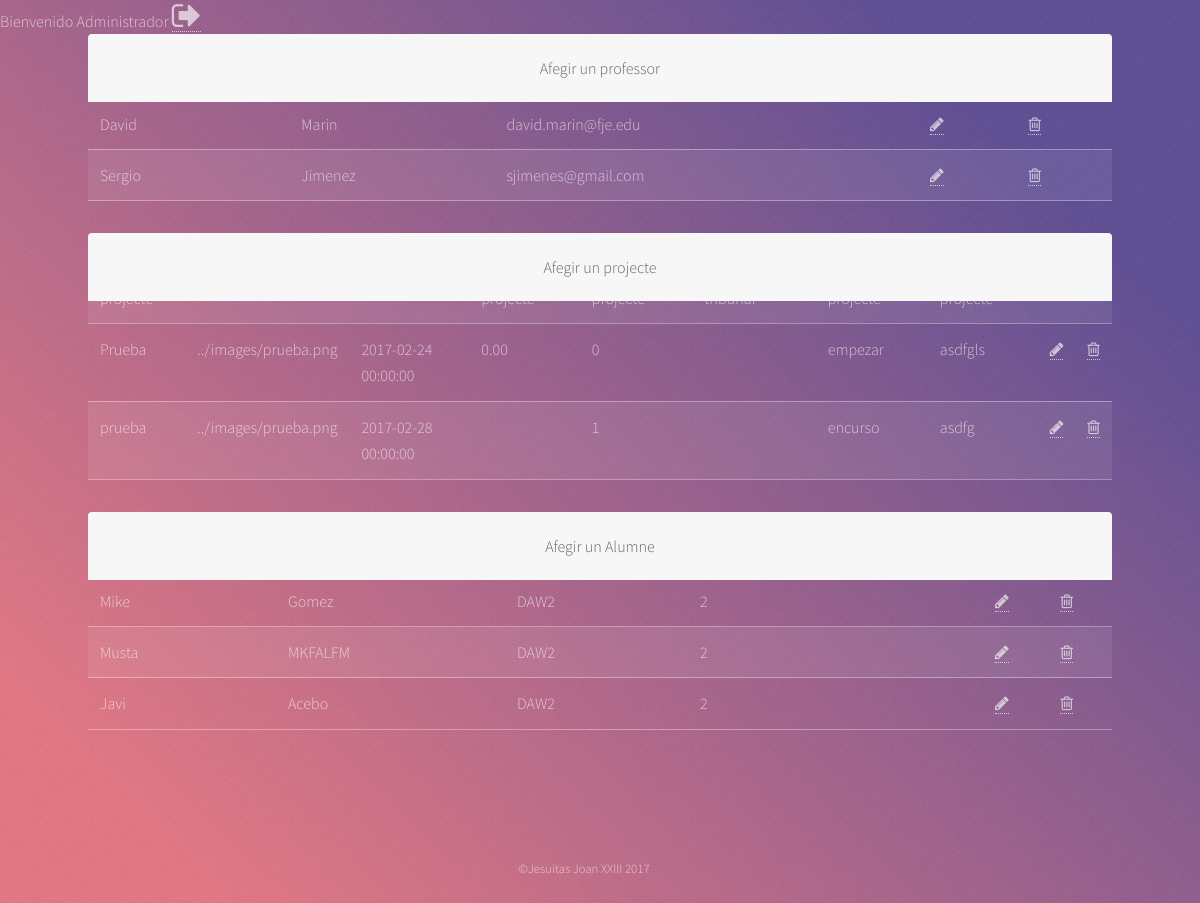
Screenshot of /php/principal_admin.php (signed in) with the database file from the repository.
### tables this page shows
CREATE TABLE `tbl_profesor` (
  `profesor_id` int(11) NOT NULL,
  `profesor_nombre` varchar(15) NOT NULL,
  `profesor_apellido` varchar(30) NOT NULL,
  `profesor_correo` varchar(50) NOT NULL
);

CREATE TABLE `tbl_proyecto` (
  `proyecto_id` int(11) NOT NULL,
  `proyecto_nombre` varchar(50) NOT NULL,
  `proyecto_imagen` varchar(50) NOT NULL,
  `proyecto_fecha` datetime NOT NULL,
  `proyecto_nota` decimal(4,2) DEFAULT NULL,
  `proyecto_tutor` int(11) NOT NULL,
  `proyecto_comentarioTribunal` int(11) DEFAULT NULL,
  `proyecto_estado` enum('empezar','encurso','finalizado') NOT NULL,
  `proyecto_codigo` varchar(30) NOT NULL
);

CREATE TABLE `tbl_alumno` (
  `alumno_id` int(11) NOT NULL,
  `alumno_nombre` varchar(15) NOT NULL,
  `alumno_apellido` varchar(30) NOT NULL,
  `alumno_curso` varchar(15) NOT NULL,
  `alumno_proyectoid` int(11) NOT NULL
);

### php/principal_admin.php (the view, shortened to what this page needs)
<?php
if(isset($_SESSION['admin'])){
	echo "<a href='cerrar_sesion.proc.php'><i class='fa fa-sign-out fa-2x' aria-hidden='true' title='Logout'></i></a><br/>";
} else {
	header("Location: ../index.html");
}
?>
<!DOCTYPE HTML>
<html>
	<head>
		<link rel="stylesheet" href="../assets/css/main3.css" />
	</head>
	<body>
			<div id="wrapper">
					<nav id="nav">
						<ul>
							<li><a href="afegir_profesor.php">Afegir un professor</a></li>
						</ul>
					</nav>
	<table border="2">
		<thead>
		<tr>
			<th colspan="4"></th>
		</tr>
		</thead>
		<tbody>
			<tr>
				<td>Nombre</td>
				<td>Apellido</td>
				<td>Correo</td>
				<td></td>
				<td></td>
			</tr>
			<?php
			include("conexion.php");
			$query="SELECT * FROM tbl_profesor";
			$resultado=$conexion->query($query);
			while($row=$resultado-> fetch_assoc()){
			?>
			<tr>
			<td><?php echo $row['profesor_nombre']; ?></td>
			<td><?php echo $row['profesor_apellido']; ?></td>
			<td><?php echo $row['profesor_correo']; ?></td>
			<?php $profesor_id=$row['profesor_id']; ?>
			<td><a href="modificar_profesor.php?profesor_id=<?php echo $profesor_id; ?>"><i class="fa fa-pencil" aria-hidden="true"></i></a></td>
			<td><a href="eliminar_profesor.php?profesor_id=<?php echo $profesor_id; ?>"><i class="fa fa-trash-o" aria-hidden="true"></i></a></td>
			</tr>
			<?php
			}
			?>
		</tbody>
	</table>
	</div>
			<div id="wrapper">
					<nav id="nav">
						<ul>
							<li><a href="afegir_projecte.php">Afegir un projecte</a></li>
						</ul>
					</nav>
	<table border="2">
		<thead>
		<tr>
			<th colspan="4"></th>
		</tr>
		</thead>
		<tbody>
			<tr>
				<td>Nom projecte</td>
				<td>Imatge projecte</td>
				<td>Data projecte</td>
				<td>Nota del projecte</td>
				<td>Tutor del projecte</td>
				<td>Comentari tribunal</td>
				<td>Estat del projecte</td>
				<td>Codi del projecte</td>
				<td></td>
				<td></td>
			</tr>
			<?php
			include("conexion.php");
			$query="SELECT * FROM tbl_proyecto";
			$resultado=$conexion->query($query);
			while($row=$resultado-> fetch_assoc()){
			?>
			<tr>
			<td><?php echo $row['proyecto_nombre']; ?></td>
			<td><?php echo $row['proyecto_imagen']; ?></td>
			<td><?php echo $row['proyecto_fecha']; ?></td>
			<td><?php echo $row['proyecto_nota']; ?></td>
			<td><?php echo $row['proyecto_tutor']; ?></td>
			<td><?php echo $row['proyecto_comentarioTribunal']; ?></td>
			<td><?php echo $row['proyecto_estado']; ?></td>
			<td><?php echo $row['proyecto_codigo']; ?></td>
			<?php $proyecto_id=$row['proyecto_id']; ?>
			<td><a href="modificar_proyecto.php?proyecto_id=<?php echo $proyecto_id; ?>"><i class="fa fa-pencil" aria-hidden="true"></i></a></td>
			<td><a href="eliminar_proyecto.php?proyecto_id=<?php echo $proyecto_id; ?>"><i class="fa fa-trash-o" aria-hidden="true"></i></a></td>
			</tr>
			<?php
			}
			?>
		</tbody>
	</table>
	</div>
			<div id="wrapper">
					<nav id="nav">
						<ul>
							<li><a href="afegir_alumne.php">Afegir un Alumne</a></li>
						</ul>
					</nav>
	<table border="2">
		<thead>
		<tr>
			<th colspan="4"></th>
		</tr>
		</thead>
		<tbody>
			<tr>
				<td>Nom alumne</td></>
				<td>Cognom alumne</td>
				<td>Curs alumne</td>
				<td>ID Projecte del alumne</td>
				<td></td>
				<td></td>
			</tr>
			<?php
			include("conexion.php");
			$query="SELECT * FROM tbl_alumno";
			$resultado=$conexion->query($query);
			while($row=$resultado-> fetch_assoc()){
			?>
			<tr>
			<td><?php echo $row['alumno_nombre']; ?></td>
			<td><?php echo $row['alumno_apellido']; ?></td>
			<td><?php echo $row['alumno_curso']; ?></td>
			<td><?php echo $row['alumno_proyectoid']; ?></td>
			<?php $alumno_id=$row['alumno_id']; ?>
			<td><a href="modificar_alumno.php?alumno_id=<?php echo $alumno_id; ?>"><i class="fa fa-pencil" aria-hidden="true"></i></a></td>
			<td><a href="eliminar_alumno.php?alumno_id=<?php echo $alumno_id; ?>"><i class="fa fa-trash-o" aria-hidden="true"></i></a></td>
			</tr>
			<?php
			}
			?>
		</tbody>
	</table>
	</div>
					<footer id="footer">
						<p class="copyright">&copy;Jesuitas Joan XXIII 2017</a></p>
					</footer>
	</body>
</html>

### rows the page displays
tbl_profesor: profesor_nombre "David", profesor_apellido "Marin", profesor_correo "david.marin@fje.edu"
tbl_profesor: profesor_nombre "Sergio", profesor_apellido "Jimenez", profesor_correo "sjimenes@gmail.com"
tbl_proyecto: proyecto_nombre "Prueba", proyecto_imagen "../images/prueba.png", proyecto_fecha "2017-02-24 00:00:00", proyecto_nota "0.00", proyecto_tutor "0", proyecto_estado "empezar", proyecto_codigo "asdfgls"
tbl_proyecto: proyecto_nombre "prueba", proyecto_imagen "../images/prueba.png", proyecto_fecha "2017-02-28 00:00:00", proyecto_tutor "1", proyecto_estado "encurso", proyecto_codigo "asdfg"
tbl_alumno: alumno_nombre "Mike", alumno_apellido "Gomez", alumno_curso "DAW2", alumno_proyectoid "2"
tbl_alumno: alumno_nombre "Musta", alumno_apellido "MKFALFM", alumno_curso "DAW2", alumno_proyectoid "2"
tbl_alumno: alumno_nombre "Javi", alumno_apellido "Acebo", alumno_curso "DAW2", alumno_proyectoid "2"
